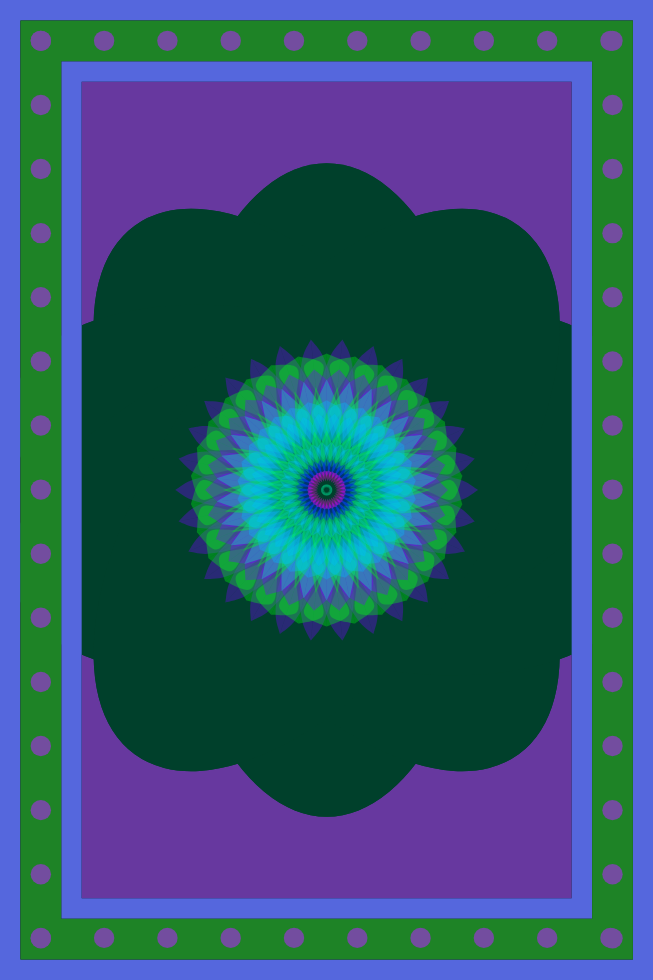
Frame 1 (no input)
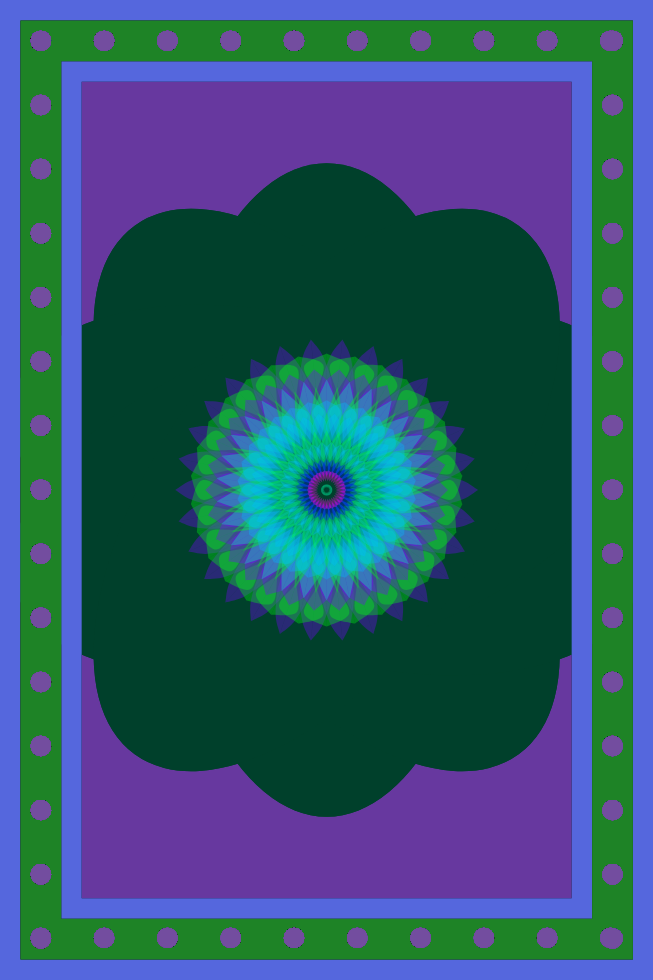
Frame 60 (no input)
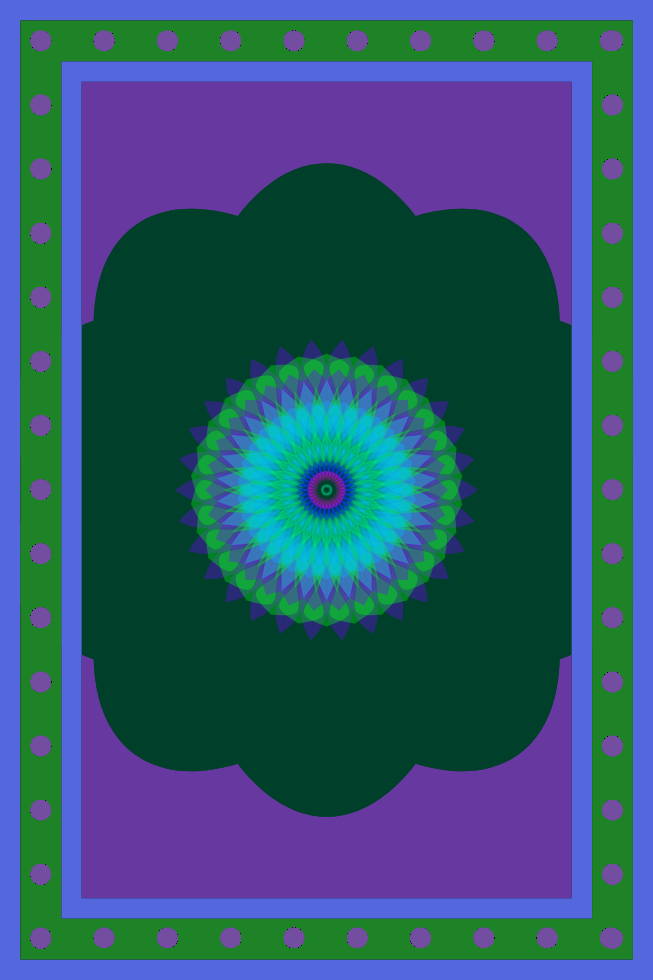
Frame 120 (the mouse pressed at the canvas centre since frame 60)

The p5.js sketch that drew these frames (run headless with seeded random() and noise() and a simulated clock; from frame 60 on, the mouse is pressed at the canvas centre):

// p5.js sketch
// ── sketch.js

let x1, x2, y2, x3, y3, x4;
let hue, sat, brt, alph, numColors, palette, col;
let range = 250; // color range
let field;


function setup() {
  let maxSize = min(windowWidth, windowHeight) - 20;
  createCanvas((maxSize*2/3), maxSize);
  background(0);
  angleMode(DEGREES);
  colorMode(HSB, 360, 100, 100, 100);
  translate(width / 2, height / 2);
  let petals = floor(random(8, 40));
  let layers = random(4, 40);
  let ang = 360 / petals;
  let rMax = width / 4 ;
// fill an array with color
   numColors = random(4, 8);
   palette = [];
   col = random(360);
  for (let p = 0; p < numColors - 1; p++) {
    palette.push(col);
    col = col + range / numColors;
    if (col > 359) {
      col = col - range;
    }
  }

  hue = palette[floor(random(numColors-1))];  
         sat = random(50, 100);
         brt = random(50, 100);
         alph = 100; //random(40, 100);
        fill(hue, sat, brt, alph);
     
  rectMode(CENTER);
  noStroke();
  rect(0, 0, (width*3/4),(height-(0.25*width)));
      

  
  
  //This is the outer circle of medallion
push();
  hue = palette[floor(random(numColors-1))];  
         sat = 100;//random(0, 100);
         brt = 25;//random(0, 100);
         alph = 100; //random(40, 100);
        fill(hue, sat, brt, alph);
   for (let k = 0; k < 10; k ++) {
      
    noStroke();
     ellipse(0, 0, height/3, height/1.5);
    rotate(12*ang);
  }
  pop();
  
  // This below creates the medallion in the center of the carpet
  //create each layer with different variables
  // 
  push();
  for (let j = layers; j > 0; j--) {
    let ly = j / layers;
     let currR = (j / layers) * rMax;
    //current radius
        x1 = random(0.35 * currR, 0.45 * currR);
        x2 = random(0.5 * currR, 0.7 * currR);
        let maxY2 = x2 * tan(ang) * 0.9;
        y2 = random(0.06 * currR, maxY2);
        //y2= x2*tan(ang);
        x3 = random(x2 * 1.1, 0.85 * currR);
        let maxY3 = x3 * tan(ang) * 0.9;
        y3 = random(0.06 * currR, maxY3);
        x4 = random(0.88 * currR, 0.99 * currR);
         hue = palette[floor(random(numColors-1))];
         sat = 100; //random(70, 100);
         brt = 100; //random(70, 100);
         alph = 35; //random(40, 100);
        fill(hue, sat, brt, alph);

    // draw the petals for one layer
    for (let i = 0; i < petals; i++) {
      noStroke();
      //stroke(0,0,0);
      beginShape();
      curveVertex(x1, 0);
      curveVertex(x1, 0);
      curveVertex(x2, y2);
      curveVertex(x3, y3);
      curveVertex(x4, 0);
      curveVertex(x4, 0);
      endShape();
      beginShape();
      curveVertex(x1, 0);
      curveVertex(x1, 0);
      curveVertex(x2, -y2);
      curveVertex(x3, -y3);
      curveVertex(x4, 0);
      curveVertex(x4, 0);
      endShape();
      //stroke(hue,sat,brt,alph);
      strokeWeight(5);
      //line(x1,0,x4,0);
      rotate(ang);
    }
    rotate(ang/2); 
  }
  pop();


  

  //this is making the outermost and innermost borders
      hue = palette[floor(random(numColors-1))];  
         sat = random(50, 100);
         brt = random(50, 100);
         alph = 100; //random(40, 100);
        fill(hue, sat, brt, alph);
beginShape();
noStroke();  
vertex((-width/2), (-height/2));
vertex((width/2), (-height/2));
vertex((width/2), (height/2));
vertex((-width/2), (height/2));
vertex(((-width/2)+(width/32)), ((height/2)-(width/32)));
vertex(((width/2)-(width/32)), ((height/2)-(width/32)));
vertex(((width/2)-(width/32)), ((-height/2)+(width/32)));
vertex(((-width/2)+(width/32)), ((-height/2)+(width/32)));
vertex(((-width/2)+(width/32)), ((height/2)-(width/32)));
vertex(((-width/2)), (height/2)); 
endShape(CLOSE);  
  
beginShape();
noStroke();  
vertex(((-width/2)+(width*3/32)), ((-height/2)+(width*3/32)));
vertex(((width/2)-(width*3/32)), ((-height/2)+(width*3/32)));
vertex(((width/2)-(width*3/32)), ((height/2)-(width*3/32)));
vertex(((-width/2)+(width*3/32)), ((height/2)-(width*3/32)));

vertex(((-width/2)+(width/8)), ((height/2)-(width/8)));
vertex(((width/2)-(width/8)), ((height/2)-(width/8)));
vertex(((width/2)-(width/8)), ((-height/2)+(width/8)));
vertex(((-width/2)+(width/8)), ((-height/2)+(width/8)));
vertex(((-width/2)+(width/8)), ((height/2)-(width/8)));
vertex(((-width/2)+(width*3/32)), ((height/2)-(width*3/32)));
endShape(CLOSE);  
 
    //this is middle big border
      hue = palette[floor(random(numColors-1))];  
         sat = random(50, 100);
         brt = random(50, 100);
         alph = 100; //random(40, 100);
        fill(hue, sat, brt, alph);
beginShape();
noStroke();  
vertex(((-width/2)+(width/32)), ((-height/2)+(width/32)));
vertex(((width/2)-(width/32)), ((-height/2)+(width/32)));
vertex(((width/2)-(width/32)), ((height/2)-(width/32)));
vertex(((-width/2)+(width/32)), ((height/2)-(width/32)));

vertex(((-width/2)+(width*3/32)), ((height/2)-(width*3/32)));
vertex(((width/2)-(width*3/32)), ((height/2)-(width*3/32)));
vertex(((width/2)-(width*3/32)), ((-height/2)+(width*3/32)));
vertex(((-width/2)+(width*3/32)), ((-height/2)+(width*3/32)));
vertex(((-width/2)+(width*3/32)), ((height/2)-(width*3/32)));
vertex(((-width/2)+(width/32)), ((height/2)-(width/32)));
endShape(CLOSE);
  
    hue = palette[floor(random(numColors-1))];  
         sat = random(50, 100);
         brt = random(50, 100);
         alph = 100; //random(40, 100);
}


//trying to work on the pattern to fill the frame 
// I need to figure out how to do create Graphic and then try and fill the border shape with that. That's probably the approach that would be needed
 function draw() {

  let frameY = (height - (width / 16));
  let frameX = (width - (width / 16 ));
  let borderMax = (width / 16);
 
    for(let x = borderMax; x < frameX+borderMax; x += (1.55*borderMax)){
        let y = borderMax;
      noStroke();
        fill(hue, sat, brt, alph);
      circle(x, y, 0.5* borderMax);
      
    }
      for(let y = borderMax; y < frameY+borderMax; y += (1.57*borderMax)){
       let x = borderMax;
      noStroke();
        fill(hue, sat, brt, alph);
      circle(x, y, 0.5* borderMax);
   }
    let frameY2 = (height - (width / 16));
  let frameX2 = (width - (width / 16 ));
  let borderMax2 = (height*245/256);
    for(let x2 = borderMax; x2 < frameX2+borderMax; x2 += (1.55*borderMax)){
        let y2 = borderMax2;
      noStroke();
        fill(hue, sat, brt, alph);
      circle(x2, y2, 0.5* borderMax);
      
    }
     let borderMax3 = (width*15/16);

      for(let y2 = borderMax; y2 < frameY2+borderMax; y2 += (1.57*borderMax)){
       let x2 = borderMax3;
      noStroke();
        fill(hue, sat, brt, alph);
      circle(x2, y2, 0.5* borderMax);
   }
 }
